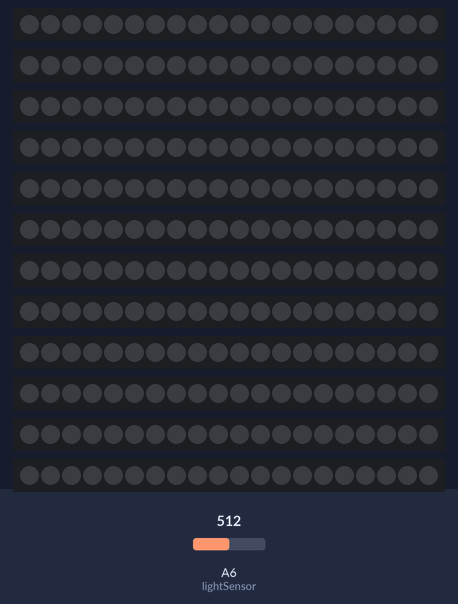
A sketch run on a simulated Arduino Nano, built with avr-gcc and run on an emulated ATmega328P. Shown: 12 × 20 RGB LEDs in strip order, left to right. The test bench sets the inputs (shaded band); at power-on: A6 (lightSensor) = 512. Dim RGB values are drawn brighter than linear.

Above: at 1.2 s.
1.3 s: A6 (lightSensor) set to 486
At 2.5 s:
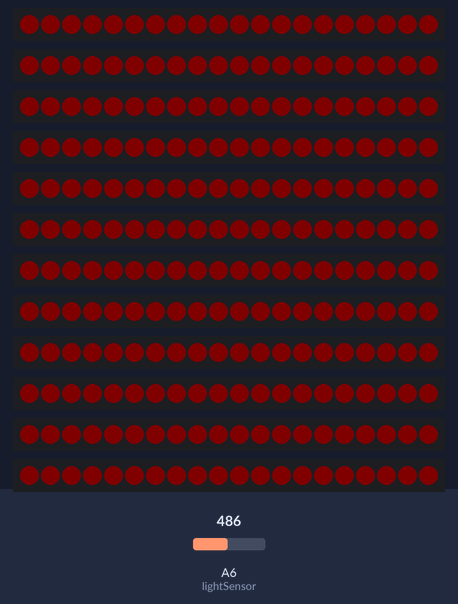
2.8 s: A6 (lightSensor) set to 510
At 3.6 s:
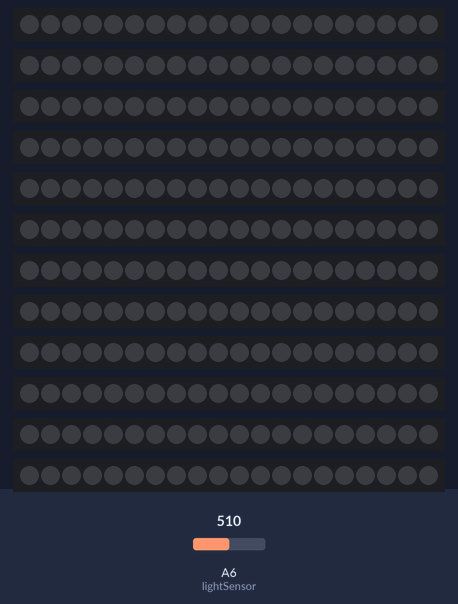
4.4 s: A6 (lightSensor) set to 490
At 5.5 s:
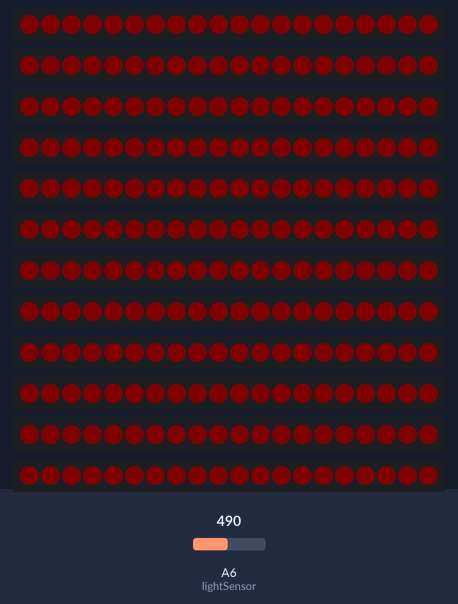
Timing chart, 0 to 7.4 s (numbered marks = the images above; inputs shaded):
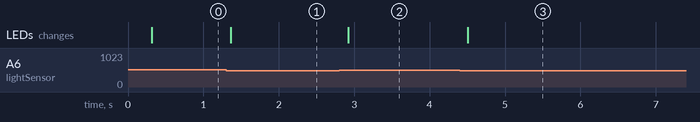

The sketch:

reactive_led_control.ino
```cpp
#include <SPI.h> // What is used to communicate with the WiFi chip
// #include <WiFiNINA.h> // Wifi library fro Arduino MKR1000 and WiFi shield
// #include "arduino_secrets.h"
// #include <utility/wifi_drv.h>
#include <FastLED.h>

// Define sensors and motors
int waterLevel = A2;
int waterMoisture = A1;
int lightSensor = A6;
int pump =  10;

#define LED_PIN 6
#define NUM_LEDS 20

CRGB leds[NUM_LEDS];


// char ssid[] = SECRET_SSID;      // your network SSID (name)
// char pass[] = SECRET_PASS;   // your network password
// int keyIndex = 0;                 // your network key Index number (needed only for WEP)

// int status = WL_IDLE_STATUS; //status of wifi

// WiFiServer server(80); //declare server object and spedify port, 80 is port used for internet

void setup() {
  // pinMode(10, OUTPUT);
  // while ( status != WL_CONNECTED) {
  //   Serial.print("Attempting to connect to SSID: ");
  //   Serial.println(ssid);
  //   // Connect to WPA/WPA2 network. Change this line if using open or WEP network:
  //   status = WiFi.begin(ssid, pass);
  //   // wait 10 seconds for connection:
  //   delay(10000);
  // }
  // server.begin();
  // printWifiStatus();

  // Set LEDs' colour
  // FastLED.addLeds<WS2812, LED_PIN, GRB> (leds, NUM_LEDS);
  // for (int i = 0; i <= 59; i++) {
  //   leds[i] = CRGB(5,0,0);
  // }
}

void loop() {
  int lightReading = analogRead(lightSensor);
  Serial.println(lightReading);
  if (lightReading < 500) {
    FastLED.addLeds<WS2812, LED_PIN, GRB> (leds, NUM_LEDS);
    for (int i = 0; i <= NUM_LEDS-1; i++) {
      leds[i] = CRGB(5,0,0);
    }
  } else {
    FastLED.addLeds<WS2812, LED_PIN, GRB> (leds, NUM_LEDS);
    for (int i = 0; i <= NUM_LEDS-1; i++) {
      leds[i] = CRGB(0,0,0);
    }
  }
  FastLED.show();
  // Serial.println(String(analogRead(A0)));
  // WiFiClient client = server.available();

  // if (client) {
  //   String currentLine = "";
  //   while (client.connected()) {            // loop while the client's connected
  //     if (client.available()) {             // if there's bytes to read from the client,
  //       char c = client.read();             // read a byte, then
  //      // Serial.write(c);                    // print it out the serial monitor
  //       if (c == '\n') {                    // if the byte is a newline character
  //         // if the current line is blank, you got two newline characters in a row.
  //         // that's the end of the client HTTP request, so send a response:
  //         if (currentLine.length() == 0) {
  //           String var = String(analogRead(A0));
  //           client.println("HTTP/1.1 200 OK");
  //           client.println("Content-Type: application/json;charset=utf-8");
  //           client.println("Server: Arduino");
  //           client.println("Connection: close");
  //           client.println();
  //           client.println("[{\"Light Level\":" + String(analogRead(A0)) + " }]");
  //           client.println();
  //           break;
  //         }
  //         else {      // if you got a newline, then clear currentLine:
  //           currentLine = "";
  //         }
  //       }
  //       else if (c != '\r') {    // if you got anything else but a carriage return character,
  //         currentLine += c;      // add it to the end of the currentLine
  //       }

  //       // Check to see if the client request was "GET /H" or "GET /L":
  //       if (currentLine.endsWith("GET /G")) {
  //         analogWrite(A3, 0);
  //         analogWrite(A4, 50);
  //         analogWrite(A5, 0);
  //         WiFiDrv::analogWrite(25, 0);
  //         WiFiDrv::analogWrite(26, 50);
  //         WiFiDrv::analogWrite(27, 0);
  //         // digitalWrite(lControl, HIGH);               // GET /H turns the LED on
  //       }
  //       if (currentLine.endsWith("GET /P")) {
  //         analogWrite(A3, 50);
  //         analogWrite(A4, 0);
  //         analogWrite(A5, 50);
  //         WiFiDrv::analogWrite(25, 50);
  //         WiFiDrv::analogWrite(26, 0);
  //         WiFiDrv::analogWrite(27, 50);
  //         // digitalWrite(lControl, LOW);                // GET /L turns the LED off
  //       }
  //       if (currentLine.endsWith("GET /R")) {
  //         analogWrite(A3, 50);
  //         analogWrite(A4, 0);
  //         analogWrite(A5, 0);
  //         WiFiDrv::analogWrite(25, 50);
  //         WiFiDrv::analogWrite(26, 0);
  //         WiFiDrv::analogWrite(27, 0);
  //         // digitalWrite(lControl, LOW);                // GET /L turns the LED off
  //       }
  //       if (currentLine.endsWith("GET /H")) {
  //         digitalWrite(10, HIGH);
  //       }
  //       if (currentLine.endsWith("GET /L")) {
  //         digitalWrite(10, LOW);
  //       }
  //     }
  //   }
  //   // close the connection:
  //   client.stop();
  //  // Serial.println("client disconnected");
  // }
}


// void printWifiStatus() {
  // print the SSID of the network you're attached to:
  // Serial.print("SSID: ");
  // Serial.println(WiFi.SSID());

  // print your WiFi shield's IP address:
  // IPAddress ip = WiFi.localIP();
  // Serial.print("IP Address: ");
  // Serial.println(ip);

  // print the received signal strength:
  // long rssi = WiFi.RSSI();
  // Serial.print("signal strength (RSSI):");
  // Serial.print(rssi);
  // Serial.println(" dBm");
// }
```

Measured:
- the behaviour switches between 500 and 499 on A6 (lightSensor) (found by bisection; images 0 and 1)
- after the input at 1.3 s, the LEDs: change after 0.06 s (image 1)
- after the input at 2.8 s, the LEDs: change after 0.12 s (image 2)
- after the input at 4.4 s, the LEDs: change after 0.11 s (image 3)
